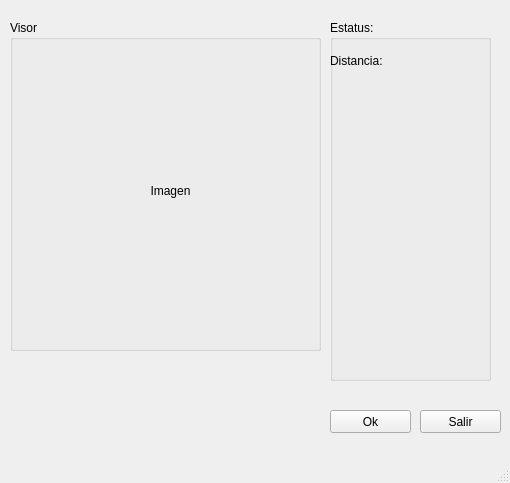
<?xml version="1.0" encoding="UTF-8"?>
<ui version="4.0">
 <class>MainWindow</class>
 <widget class="QMainWindow" name="MainWindow">
  <property name="geometry">
   <rect>
    <x>0</x>
    <y>0</y>
    <width>510</width>
    <height>483</height>
   </rect>
  </property>
  <property name="windowTitle">
   <string>Cliente</string>
  </property>
  <widget class="QWidget" name="centralwidget">
   <widget class="QPushButton" name="exit">
    <property name="geometry">
     <rect>
      <x>420</x>
      <y>410</y>
      <width>81</width>
      <height>23</height>
     </rect>
    </property>
    <property name="text">
     <string>Salir</string>
    </property>
   </widget>
   <widget class="QPushButton" name="ok">
    <property name="geometry">
     <rect>
      <x>330</x>
      <y>410</y>
      <width>81</width>
      <height>23</height>
     </rect>
    </property>
    <property name="text">
     <string>Ok</string>
    </property>
   </widget>
   <widget class="QGroupBox" name="estatus">
    <property name="geometry">
     <rect>
      <x>330</x>
      <y>20</y>
      <width>161</width>
      <height>361</height>
     </rect>
    </property>
    <property name="title">
     <string>Estatus:</string>
    </property>
    <widget class="QLabel" name="distance">
     <property name="geometry">
      <rect>
       <x>0</x>
       <y>30</y>
       <width>141</width>
       <height>21</height>
      </rect>
     </property>
     <property name="text">
      <string>Distancia:</string>
     </property>
    </widget>
   </widget>
   <widget class="QGroupBox" name="visor">
    <property name="geometry">
     <rect>
      <x>10</x>
      <y>20</y>
      <width>311</width>
      <height>331</height>
     </rect>
    </property>
    <property name="title">
     <string>Visor</string>
    </property>
    <widget class="QLabel" name="img">
     <property name="geometry">
      <rect>
       <x>30</x>
       <y>50</y>
       <width>261</width>
       <height>241</height>
      </rect>
     </property>
     <property name="text">
      <string>Imagen</string>
     </property>
     <property name="alignment">
      <set>Qt::AlignCenter</set>
     </property>
    </widget>
   </widget>
  </widget>
  <widget class="QMenuBar" name="menubar">
   <property name="geometry">
    <rect>
     <x>0</x>
     <y>0</y>
     <width>510</width>
     <height>20</height>
    </rect>
   </property>
  </widget>
  <widget class="QStatusBar" name="statusbar"/>
 </widget>
 <resources/>
 <connections/>
</ui>
